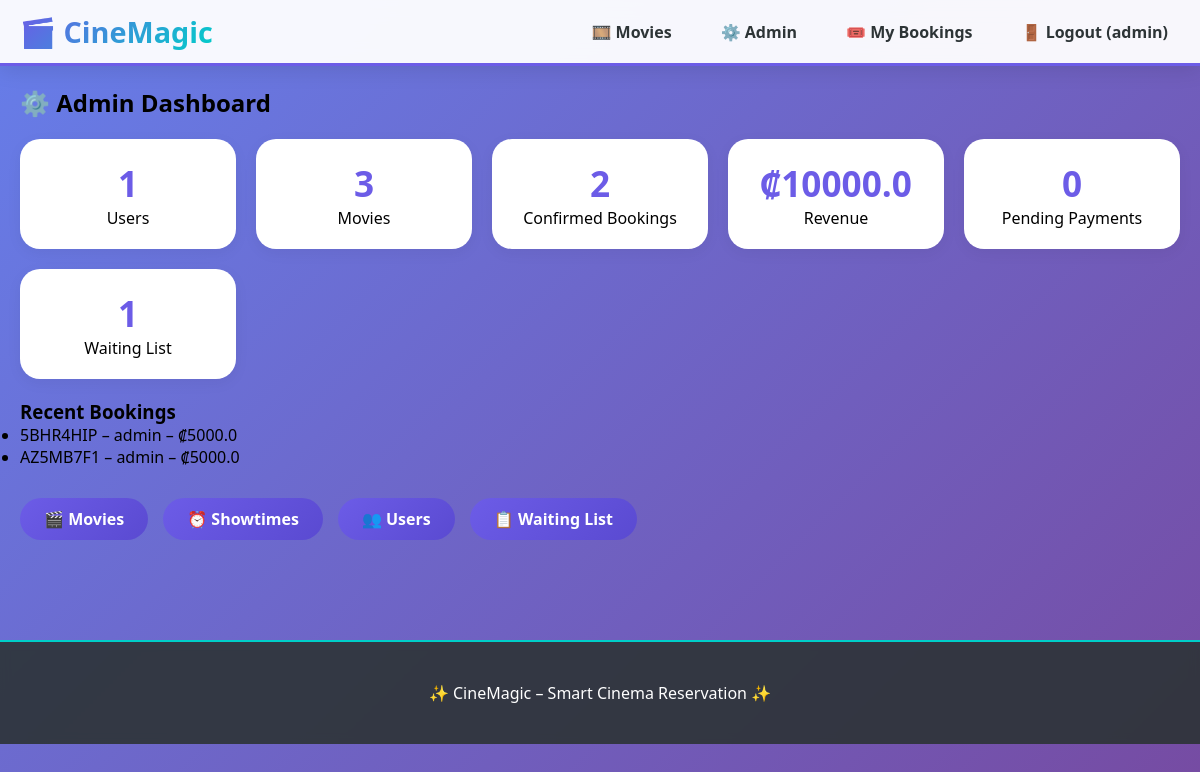
The page /admin (signed in) on the database its author committed.
### run.py (models this page shows, shortened)
class User(UserMixin, db.Model):
    __tablename__ = 'users'
    id = db.Column(db.Integer, primary_key=True)
    username = db.Column(db.String(80), unique=True, nullable=False)
    email = db.Column(db.String(120), unique=True, nullable=False)
    password_hash = db.Column(db.String(200), nullable=False)
    is_admin = db.Column(db.Boolean, default=False)
    registered_on = db.Column(db.DateTime, default=datetime.utcnow)
    bookings = db.relationship('Booking', backref='user', lazy=True)
    waiting_entries = db.relationship('WaitingEntry', backref='user', lazy=True)

class Booking(db.Model):
    __tablename__ = 'bookings'
    id = db.Column(db.Integer, primary_key=True)
    user_id = db.Column(db.Integer, db.ForeignKey('users.id'), nullable=False)
    showtime_id = db.Column(db.Integer, db.ForeignKey('showtimes.id'), nullable=False)
    booking_reference = db.Column(db.String(20), unique=True, nullable=False)
    num_seats = db.Column(db.Integer, nullable=False)
    total_price = db.Column(db.Float, nullable=False)
    seat_numbers = db.Column(db.Text)
    booking_date = db.Column(db.DateTime, default=datetime.utcnow)
    status = db.Column(db.String(20), default='pending')
    payment_deadline = db.Column(db.DateTime)

### run.py (the view)
@app.route('/admin')
@login_required
def admin_dashboard():
    if not current_user.is_admin:
        return redirect(url_for('index'))
    total_users = User.query.count()
    total_movies = Movie.query.count()
    total_bookings = Booking.query.filter_by(status='confirmed').count()
    total_revenue = db.session.query(db.func.sum(Booking.total_price)).filter_by(status='confirmed').scalar() or 0
    recent = Booking.query.filter_by(status='confirmed').order_by(Booking.booking_date.desc()).limit(10).all()
    pending = Booking.query.filter_by(status='pending').count()
    waiting_count = WaitingEntry.query.filter_by(notified=False).count()
    return render_template('admin_dashboard.html', total_users=total_users, total_movies=total_movies,
                           total_bookings=total_bookings, total_revenue=total_revenue, recent=recent,
                           pending=pending, waiting_count=waiting_count)

### run.py (called while the page is built)
@login_manager.user_loader
def load_user(user_id):
    return User.query.get(int(user_id))

### templates/admin_dashboard.html
{% extends "base.html" %}{% block content %}<h2>⚙️ Admin Dashboard</h2><div class="stats"><div class="stat-card"><div class="stat-number">{{ total_users }}</div><div>Users</div></div><div class="stat-card"><div class="stat-number">{{ total_movies }}</div><div>Movies</div></div><div class="stat-card"><div class="stat-number">{{ total_bookings }}</div><div>Confirmed Bookings</div></div><div class="stat-card"><div class="stat-number">₡{{ total_revenue }}</div><div>Revenue</div></div><div class="stat-card"><div class="stat-number">{{ pending }}</div><div>Pending Payments</div></div><div class="stat-card"><div class="stat-number">{{ waiting_count }}</div><div>Waiting List</div></div></div><h3>Recent Bookings</h3><ul>{% for b in recent %}<li>{{ b.booking_reference }} – {{ b.user.username }} – ₡{{ b.total_price }}</li>{% endfor %}</ul><div class="admin-links"><a href="{{ url_for("admin_movies") }}" class="btn">🎬 Movies</a><a href="{{ url_for("admin_showtimes") }}" class="btn">⏰ Showtimes</a><a href="{{ url_for("admin_users") }}" class="btn">👥 Users</a><a href="{{ url_for("admin_waiting_list") }}" class="btn">📋 Waiting List</a></div>{% endblock %}

### templates/base.html (shortened to what this page needs)
<!DOCTYPE html>
<html lang="en">
<head>
    <link rel="stylesheet" href="{{ url_for('static', filename='style.css') }}">
</head>
<body>
    <nav class="navbar">
        <div class="container">
            <a href="/" class="brand">🎬 CineMagic</a>
            <ul class="nav-links">
                <li><a href="{{ url_for('movies') }}">🎞️ Movies</a></li>
                {% if current_user.is_authenticated %}
                    {% if current_user.is_admin %}<li><a href="{{ url_for('admin_dashboard') }}">⚙️ Admin</a></li>{% endif %}
                    <li><a href="{{ url_for('my_bookings') }}">🎟️ My Bookings</a></li>
                    <li><a href="{{ url_for('logout') }}">🚪 Logout ({{ current_user.username }})</a></li>
                {% else %}
                    <li><a href="{{ url_for('login') }}">🔐 Login</a></li>
                    <li><a href="{{ url_for('register') }}">📝 Register</a></li>
                {% endif %}
            </ul>
        </div>
    </nav>
    <div class="container main-content">
        {% block content %}{% endblock %}
    </div>
    <footer><div class="container"><p>✨ CineMagic – Smart Cinema Reservation ✨</p></div></footer>
</body>
</html>

### static/style.css (style rules this page uses)
:root { --primary: #6c5ce7; --primary-dark: #5a4ad1; --secondary: #00cec9; --danger: #e74c3c; --success: #00b894; --warning: #fdcb6e; --dark: #2d3436; }
* { margin:0; padding:0; box-sizing:border-box; }
body { font-family: 'Segoe UI', system-ui; background: linear-gradient(135deg, #667eea 0%, #764ba2 100%); min-height: 100vh; }
.container { max-width: 1280px; margin: 0 auto; padding: 20px; }
.navbar { background: rgba(255,255,255,0.95); backdrop-filter: blur(10px); box-shadow: 0 4px 20px rgba(0,0,0,0.1); position: sticky; top: 0; z-index: 1000; border-bottom: 3px solid var(--primary); }
.navbar .container { display: flex; justify-content: space-between; align-items: center; padding: 12px 20px; }
.brand { font-size: 1.8rem; font-weight: 800; background: linear-gradient(135deg, var(--primary), var(--secondary)); -webkit-background-clip: text; background-clip: text; color: transparent; text-decoration: none; }
.nav-links { list-style: none; display: flex; gap: 25px; align-items: center; }
.nav-links a { text-decoration: none; color: var(--dark); font-weight: 600; transition: 0.3s; padding: 8px 12px; border-radius: 8px; }
.btn, button { background: linear-gradient(135deg, var(--primary), var(--primary-dark)); color: white; border: none; padding: 10px 24px; border-radius: 40px; font-weight: 600; cursor: pointer; transition: 0.2s; text-decoration: none; display: inline-block; }
footer { background: rgba(45,52,54,0.9); backdrop-filter: blur(5px); color: white; text-align: center; padding: 20px; margin-top: 50px; border-top: 2px solid var(--secondary); }
.stats { display: grid; grid-template-columns: repeat(auto-fit, minmax(180px, 1fr)); gap: 20px; margin: 20px 0; }
.stat-card { background: white; padding: 20px; border-radius: 20px; text-align: center; box-shadow: 0 4px 15px rgba(0,0,0,0.05); }
.stat-number { font-size: 2.2rem; font-weight: 800; color: var(--primary); }
.admin-links { margin: 30px 0; display: flex; gap: 15px; flex-wrap: wrap; }

### rows shown on the page
User: username "admin"
Booking: booking_reference "5BHR4HIP", user.username "admin", total_price "5000.0"
Booking: booking_reference "AZ5MB7F1", user.username "admin", total_price "5000.0"

### other values the page prints
{{ total_users }} "1"
{{ total_movies }} "3"
{{ total_bookings }} "2"
{{ total_revenue }} "10000.0"
{{ pending }} "0"
{{ waiting_count }} "1"
